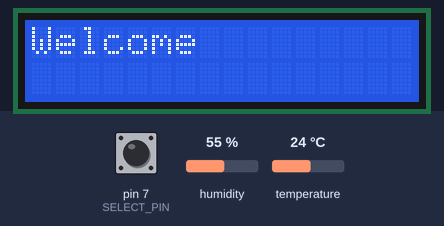
This program was run on a simulated Arduino Uno, built with avr-gcc and run on an emulated ATmega328P. Parts: 16×2 character LCD. The inputs (shaded band) are chosen by the test bench; at power-on: pin 7 (SELECT_PIN) HIGH, temperature 24 °C, humidity 55 %.

Above: at 1.2 s.
1.3 s: pin 7 (SELECT_PIN) pulled LOW for 1 s
At 3.4 s:
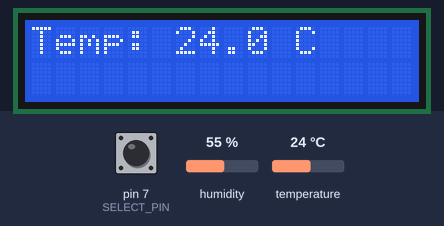
3.9 s: temperature set to 12 °C
At 5.4 s:
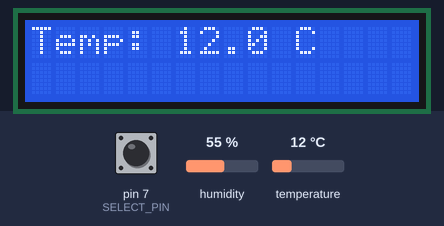
6.1 s: temperature set to 19 °C
At 7.4 s:
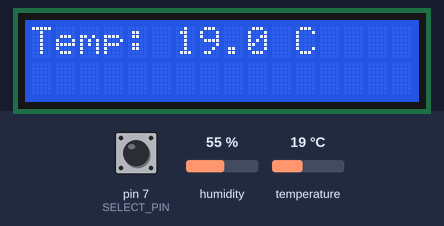
8.2 s: temperature set to 28 °C
At 9.4 s:
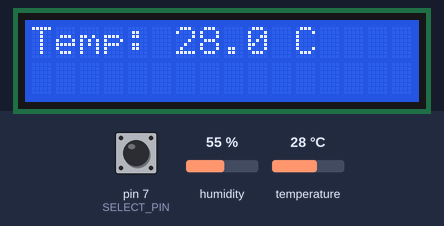
10.3 s: pin 7 (SELECT_PIN) pulled LOW for 0.15 s
At 11.7 s:
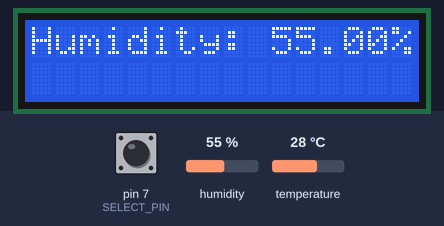
12.0 s: humidity set to 22 %
At 13.7 s:
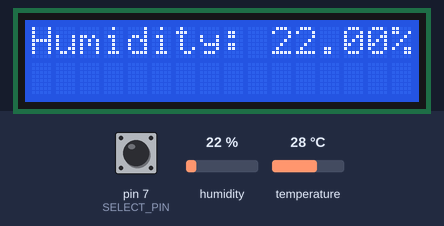
Timing chart, 0 to 15.2 s (numbered marks = the images above; inputs shaded):
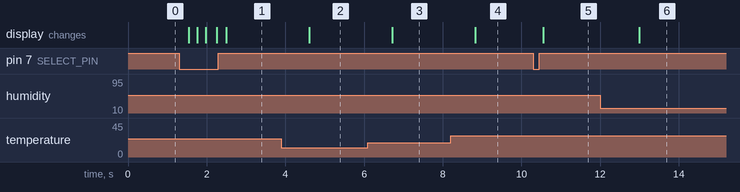

Measured:
- after the input at 1.3 s, the display: changes after 0.24 s (image 1)
- after the input at 3.9 s, the display: changes after 0.70 s (image 2)
- after the input at 6.1 s, the display: changes after 0.61 s (image 3)
- after the input at 8.2 s, the display: changes after 0.62 s (image 4)
- after the input at 10.3 s, the display: changes after 0.25 s (image 5)
- after the input at 12.0 s, the display: changes after 0.99 s (image 6)

The program:

main.cpp
```cpp
#include <Arduino.h>
//#include "Led.hpp"
#include <Wire.h>
#include <LCD.h>
#include <LiquidCrystal_I2C.h>
#include <Adafruit_Sensor.h>
#include <DHT.h>

#define SELECT_PIN 7
#define LIGHT_PIN A2
#define DHT_PIN A3
#define DHT_TYPE DHT11

#define OPT_TEMPERATURE 0
#define OPT_HUMIDITY 1
#define OPT_LIGHT 2
#define OPT_TEXT 3

LiquidCrystal_I2C lcd(0x3f,2,1,0,4,5,6,7);
DHT dht(DHT_PIN, DHT_TYPE);

unsigned short currentOption;

// Prototypes
void handleTemperature();
void handleHumidity();
void handleLight();
void handleSimpleWelcome();
void printToDisplay(const char *, const char*);

void setup() {
  lcd.begin(16, 2);
  lcd.setBacklightPin(3,POSITIVE);
  lcd.home();
  lcd.setBacklight(HIGH);
  pinMode(SELECT_PIN, INPUT);
  pinMode(LIGHT_PIN, INPUT);
  digitalWrite(SELECT_PIN, HIGH);
  currentOption = OPT_TEXT;
}

void loop() {
  switch(currentOption) {
    case OPT_TEMPERATURE:
      handleTemperature();
      break;
    case OPT_HUMIDITY:
      handleHumidity();
      break;
    case OPT_LIGHT:
        handleLight();
      break;
    case OPT_TEXT:
      handleSimpleWelcome();
      break;
  }

  if(!digitalRead(SELECT_PIN)) {
    currentOption++;
    if(currentOption % 4 == 0)
      currentOption = 0;

    delay(100);
  }

  delay(100);
}

void handleTemperature() {
  float t = dht.readTemperature();
  char firstLine[16];
  char secondLine[16];
  if(isnan(t)) {
    strcpy(firstLine, "Error on read");
    strcpy(secondLine, "Temperature");
  } else {
    char tem[6];
    dtostrf(t, 4, 1, tem);
    sprintf(firstLine,"Temp: %s C", tem);
    strcpy(secondLine, "");
  }
  printToDisplay(firstLine, secondLine);
  memset(firstLine, 0, 16);
  memset(secondLine, 0, 16);
}

void handleHumidity() {
  float h = dht.readHumidity();
  char firstLine[16];
  char secondLine[16];
  if(isnan(h)) {
    strcpy(firstLine, "Error on read");
    strcpy(secondLine, "Humidity");
  } else {
    char hum[6];
    dtostrf(h, 4, 2, hum);
    sprintf(firstLine,"Humidity: %s%%", hum);
    strcpy(secondLine, "");
  }
  printToDisplay(firstLine, secondLine);
}

void handleLight() {
  int l = 1023 - analogRead(LIGHT_PIN);
  char firstLine[16];
  char secondLine[16];
  if(isnan(l)) {
    strcpy(firstLine, "Error on read");
    strcpy(secondLine, "Light");
  } else {
    char lig[6];
    dtostrf(l, 4, 3, lig);
    sprintf(firstLine,"Light: %d", l);
    strcpy(secondLine, "");
  }
  printToDisplay(firstLine, secondLine);
}

void handleSimpleWelcome() {
  char firstLine[16];
  strcpy(firstLine, "Welcome");
  printToDisplay(firstLine, "");
}

void printToDisplay(const char *firstLine, const char *secondLine) {
  lcd.clear();
  lcd.setCursor(0, 0);
  lcd.print(firstLine);
  if(secondLine != NULL) {
    lcd.setCursor(0, 1);
    lcd.print(secondLine);
  }
  memset(firstLine, 0, sizeof firstLine);
  memset(secondLine, 0, sizeof secondLine);
}
```
